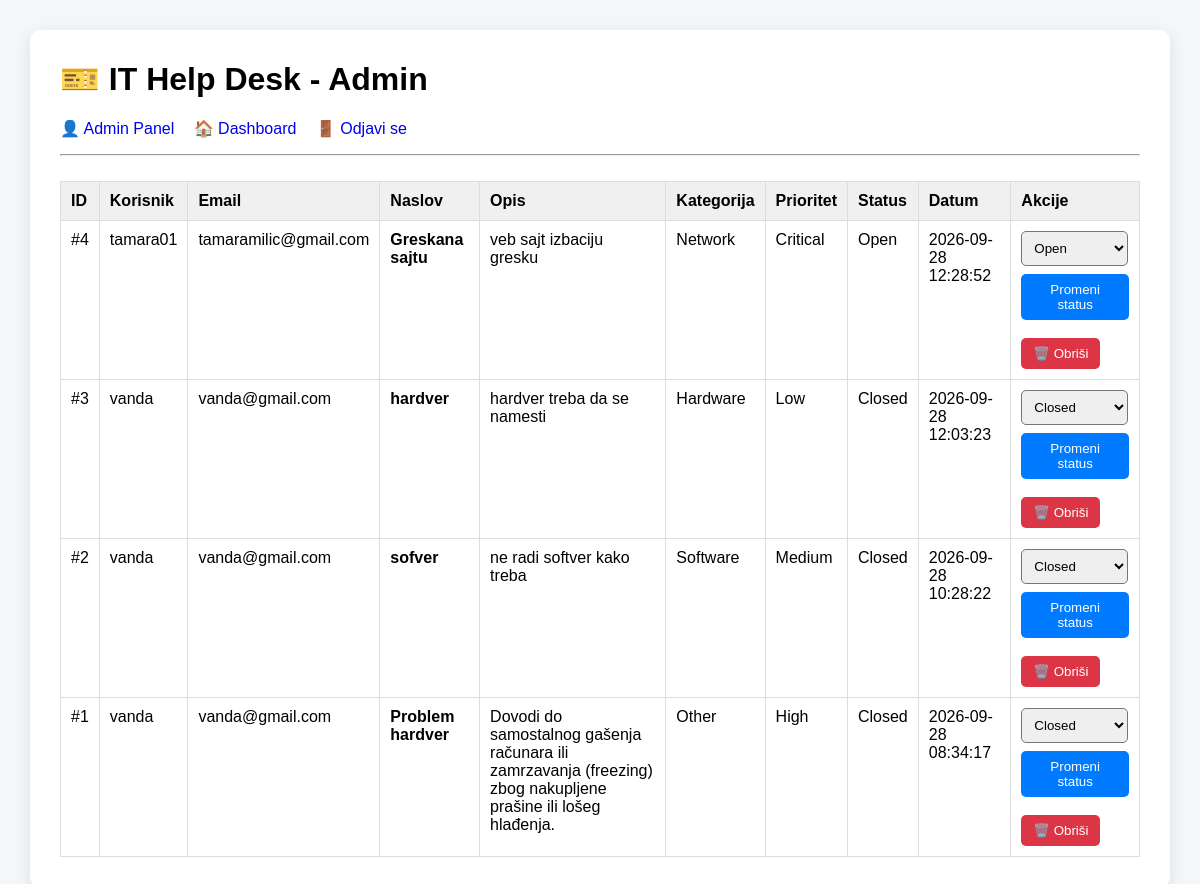
The app's page /admin/tickets (signed in) with its own data.
### tables this page shows
CREATE TABLE tickets (
            id INTEGER PRIMARY KEY AUTOINCREMENT,
            user_id INTEGER NOT NULL,
            title TEXT NOT NULL,
            description TEXT NOT NULL,
            category TEXT NOT NULL,
            priority TEXT NOT NULL,
            status TEXT DEFAULT 'Open',
            created_at TEXT DEFAULT CURRENT_TIMESTAMP,
            FOREIGN KEY (user_id) REFERENCES users(id)
        );

CREATE TABLE users (
            id INTEGER PRIMARY KEY AUTOINCREMENT,
            username TEXT NOT NULL,
            email TEXT NOT NULL UNIQUE,
            password TEXT NOT NULL
        , is_admin INTEGER DEFAULT 0);

### app1.py (the view)
@app.route("/admin/tickets")
def admin_tickets():
    if not is_admin():
        return "Nemate dozvolu."
    conn = get_db()
    tickets = conn.execute("""
        SELECT
            tickets.id,
            tickets.title,
            tickets.description,
            tickets.category,
            tickets.priority,
            tickets.status,
            tickets.created_at,
            users.username,
            users.email
        FROM tickets
        JOIN users
        ON tickets.user_id = users.id
        ORDER BY tickets.id DESC
    """).fetchall()
    conn.close()
    return render_template(
        "admin_tickets.html",
        tickets=tickets
    )

### app1.py (called while the page is built)
def get_db():
    conn = sqlite3.connect(DATABASE)
    conn.row_factory = sqlite3.Row
    return conn

def is_admin():
    if "user_id" not in session:
        return False
    conn = get_db()
    user = conn.execute("""
        SELECT is_admin
        FROM users
        WHERE id = ?
    """, (
        session["user_id"],
    )).fetchone()
    conn.close()
    if user is None:
        return False
    return user["is_admin"] == 1

### templates/admin_tickets.html (shortened to what this page needs)
<!DOCTYPE html>
<html lang="sr">
<head>
</head>
<body>
<div class="container">
    <h1>🎫 IT Help Desk - Admin</h1>
    <p>
        <a href="/admin">👤 Admin Panel</a>
        <a href="/dashboard">🏠 Dashboard</a>
        <a href="/logout">🚪 Odjavi se</a>
    </p>
    <hr>
    {% if tickets %}
    <table>
        <tr>
            <th>ID</th>
            <th>Korisnik</th>
            <th>Email</th>
            <th>Naslov</th>
            <th>Opis</th>
            <th>Kategorija</th>
            <th>Prioritet</th>
            <th>Status</th>
            <th>Datum</th>
            <th>Akcije</th>
        </tr>
        {% for ticket in tickets %}
        <tr>
            <td>
                #{{ ticket[0] }}
            </td>
            <td>
                {{ ticket[7] }}
            </td>
            <td>
                {{ ticket[8] }}
            </td>
            <td>
                <strong>{{ ticket[1] }}</strong>
            </td>
            <td>
                {{ ticket[2] }}
            </td>
            <td>
                {{ ticket[3] }}
            </td>
            <td>
                {{ ticket[4] }}
            </td>
            <td>
                {{ ticket[5] }}
            </td>
            <td>
                {{ ticket[6] }}
            </td>
            <td>
                <form
                    method="POST"
                    action="/admin/tickets/status/{{ ticket[0] }}"
                >
                    <select name="status">
                        <option value="Open"
                            {% if ticket[5] == "Open" %}selected{% endif %}>
                            Open
                        </option>
                        <option value="Closed"
                            {% if ticket[5] == "Closed" %}selected{% endif %}>
                            Closed
                        </option>
                    </select>
                    <br>
                    <button
                        type="submit"
                        class="update"
                    >
                        Promeni status
                    </button>
                </form>
                <br>
                <form
                    method="POST"
                    action="/admin/tickets/delete/{{ ticket[0] }}"
                    onsubmit="return confirm('Da li sigurno želiš da obrišeš ovaj ticket?');"
                >
                    <button
                        type="submit"
                        class="delete"
                    >
                        🗑️ Obriši
                    </button>
                </form>
            </td>
        </tr>
        {% endfor %}
    </table>
    {% else %}
        <div class="empty">
            Trenutno nema prijavljenih ticketa.
        </div>
    {% endif %}
</div>
</body>
</html>

### templates/admin_tickets.html (style rules this page uses)
body { font-family: Arial, sans-serif; background: #f4f6f8; margin: 0; padding: 30px; }
.container { max-width: 1400px; margin: auto; background: white; padding: 30px; border-radius: 10px; box-shadow: 0 4px 15px rgba(0, 0, 0, 0.1); overflow-x: auto; }
h1 { margin-top: 0; }
a { text-decoration: none; margin-right: 15px; }
table { width: 100%; border-collapse: collapse; margin-top: 25px; }
th, td { border: 1px solid #ddd; padding: 10px; text-align: left; vertical-align: top; }
th { background: #f0f0f0; }
select { padding: 8px; border-radius: 5px; margin-bottom: 8px; }
button { padding: 8px 12px; border: none; border-radius: 5px; cursor: pointer; }
.update { background: #007bff; color: white; }
.delete { background: #dc3545; color: white; }

### records on screen
tickets: id "4", username "tamara01", email "tamaramilic@gmail.com", title "Greskana sajtu", description "veb sajt izbaciju gresku", category "Network", priority "Critical", status "Open", created_at "2026-09-28 12:28:52"
tickets: id "3", username "vanda", email "vanda@gmail.com", title "hardver", description "hardver treba da se namesti", category "Hardware", priority "Low", status "Closed", created_at "2026-09-28 12:03:23"
tickets: id "2", username "vanda", email "vanda@gmail.com", title "sofver", description "ne radi softver kako treba", category "Software", priority "Medium", status "Closed", created_at "2026-09-28 10:28:22"
tickets: id "1", username "vanda", email "vanda@gmail.com", title "Problem hardver", description "Dovodi do samostalnog gašenja računara ili zamrzavanja (freezing) zbog nakupljene prašine ili lošeg hlađenja.", category "Other", priority "High", status "Closed", created_at "2026-09-28 08:34:17"
